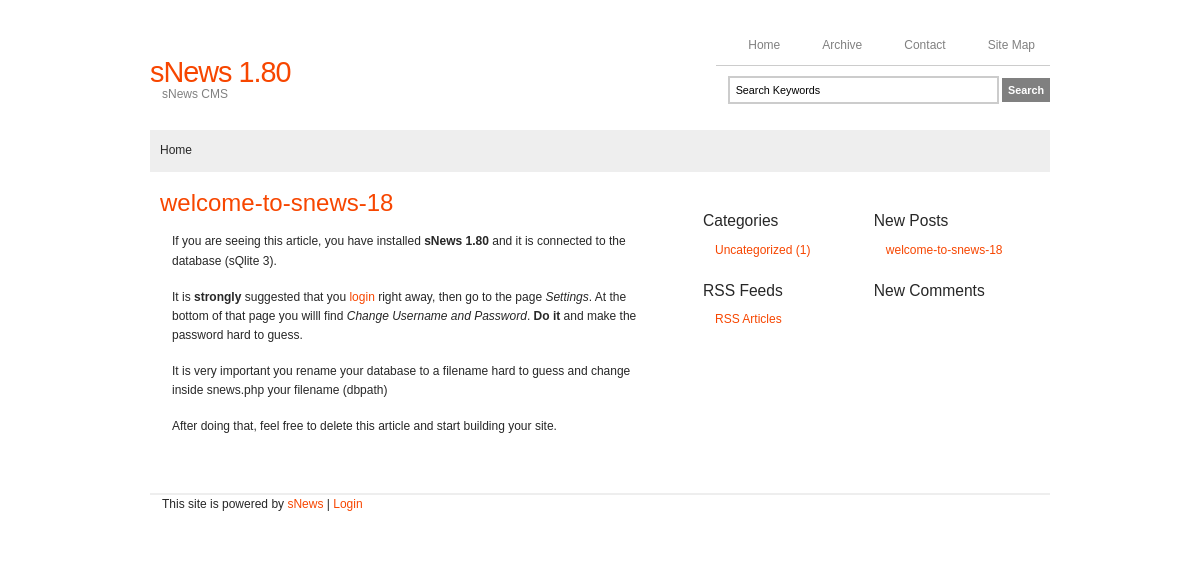
Before: / with the older database file.
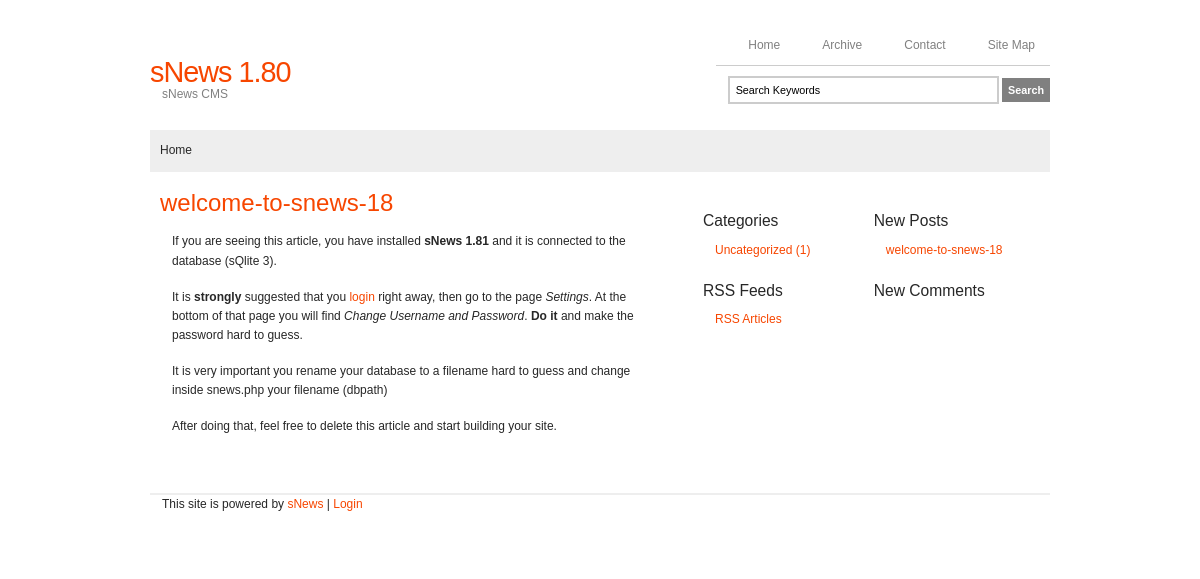
After: the same page with the newer database file.
### tables this page shows
CREATE TABLE [articles] ( [id] INTEGER PRIMARY KEY AUTOINCREMENT NOT NULL , [title] VARCHAR ( 100 ) DEFAULT NULL , [seftitle] VARCHAR ( 100 ) DEFAULT NULL , [text] text , [date] datetime DEFAULT NULL , [category] INTEGER NOT NULL DEFAULT 0 , [position] INTEGER DEFAULT NULL , [extraid] VARCHAR ( 8 ) DEFAULT NULL , [page_extra] VARCHAR ( 8 ) DEFAULT NULL , [displaytitle] char ( 3 ) NOT NULL DEFAULT 'YES' , [displayinfo] char ( 3 ) NOT NULL DEFAULT 'YES' , [commentable] VARCHAR ( 5 ) NOT NULL DEFAULT '' , [published] TINYINT NOT NULL DEFAULT 1 , [description_meta] VARCHAR ( 255 ) DEFAULT NULL , [keywords_meta] VARCHAR ( 255 ) DEFAULT NULL , [show_on_home] VARCHAR ( 3 ) DEFAULT 'YES' , [show_in_subcats] VARCHAR ( 3 ) DEFAULT 'NO' , [artorder] INTEGER NOT NULL DEFAULT '0' , [visible] VARCHAR ( 6 ) DEFAULT 'YES' , [default_page] VARCHAR ( 6 ) DEFAULT 'NO' );

CREATE TABLE [categories] ( [id] INTEGER PRIMARY KEY AUTOINCREMENT NOT NULL , [name] VARCHAR ( 100 ) NOT NULL , [seftitle] VARCHAR ( 100 ) NOT NULL , [description] VARCHAR ( 255 ) NOT NULL , [published] VARCHAR ( 4 ) NOT NULL DEFAULT 'YES' , [catorder] INTEGER NOT NULL DEFAULT 0 , [subcat] TINYINT NOT NULL DEFAULT 0 );

### snews.php (the view, shortened to what the rows shown need)
<?php
function db_cfg($field) { static $dbcfg;
	if (!$dbcfg) {
		$dbcfg = array(
			'driver' => 'pdo',
			'dbtype' => 'sqlite',
			'server' => 'localhost',
			'database' => 'snews18',
			'username' => 'root',
			'password' => '',
			'dbpath' => 'test.db3',
			'prefix' => ''
		);
	} return $dbcfg[$field];
}
function db() { static $conn;
	if (!$conn) { $conn = false;
		$driver = db_cfg('driver');
		$server = db_cfg('server');
		$dbtype = db_cfg('dbtype');
		$database = db_cfg('database');
		$username = db_cfg('username');
		$password = db_cfg('password');
		$dbpath = db_cfg('dbpath');
		switch($dbtype) {
	  		case "sqlite" : $dbconn = "sqlite:$dbpath"; break;
		}
		if ($driver == 'pdo' || $driver == 'PDO') {
			try {$conn = new PDO($dbconn, $username, $password, array(PDO::MYSQL_ATTR_INIT_COMMAND => "SET NAMES utf8"));}
			catch (PDOException $msg) {die ('Connection error, because: '.$msg->getMessage());}
		} else if ($driver == 'mysqli' || $driver == 'MYSQLI') {
			$conn = new mysqli($server, $username, $password, $database);
			if (mysqli_connect_errno()) {printf("Connect failed: %s\n", mysqli_connect_error()); exit();}
		} else {die('<h1>Driver Error.</h1><p>Check your db_cfg (<b>DB_DRIVER</b>)</p>');}
	} return $conn;
}
function dbfetch($result, $prepared = false) {
	$driver = db_cfg('driver');
	if ($driver == 'pdo') {return $result -> fetch(PDO::FETCH_ASSOC);}
}
function site() {
	$host = 'http://'.$_SERVER['HTTP_HOST'];
	$directory = dirname($_SERVER['SCRIPT_NAME']);
	$website = $directory == '/' ? $host.'/' : $host.$directory.'/';
	return $website;
} $_TYPE = 0;
function s($var) { static $site_settings;
	if (!$site_settings) {
		$query = 'SELECT name,value FROM '._PRE.'settings';
		if ($result = db()->query($query)) {
			while ($r = dbfetch($result)) {
				$site_settings[$r['name']] = $r['value'];
			}
		}
	} $value = $site_settings[$var];
	return $value;
}
	s('language') != 'EN' && file_exists('lang/'.s('language').'.php') == true ? include('lang/'.s('language').'.php') : include('lang/EN.php');
function l($var) {static $lang;
	if (!$lang) {
		$lang = load_lang();
		$lang['cat_listSEF'] = 'archive,contact,sitemap,login';
		$lang['divider'] = '&middot;';
		$lang['paginator'] = 'p_';
		$lang['comment_pages'] = 'c_';
		$lang['ignored_items'] = '.,..,cgi-bin,.htaccess,Thumbs.db,snews.php,admin.php,index.php,lib.php,style.css,admin.js,'.s('language').'.php';
	} return $lang[$var];
}
function check_category($category) {
	$main_menu = explode(',', l('cat_listSEF'));
	if (in_array($category, $main_menu)) {return true;}
	else {return false;}
}
function cat_rel($var, $column) {
	$categoryid = $var; $parent = '';
	$sub = "SELECT $column FROM "._PRE.'categories'." WHERE id = $categoryid";
	$join = "SELECT parent.$column FROM "._PRE.'categories'." as child
		INNER JOIN "._PRE.'categories'." as parent
			ON parent.id = child.subcat
		WHERE child.id = $categoryid";
	if ($result = db() -> query($join)) {
		while ($r = dbfetch($result)) {$parent = $r[$column].'/';}
	}
	if ($res = db() -> query($sub)) {
		while ($c = dbfetch($res)) {$child = $c[$column];}
	} return $parent.$child;
}
function stats($table, $position, $other = '', $count = true) {
	$field = $count != false ? 'count(DISTINCT id)' : 'MAX(catorder)';
	$pos = !empty($position) ? " WHERE position = $position" : "";
	$alternative = empty($position) && !empty($other)? " WHERE ".$other : "";
	$query = 'SELECT '.$field.' as num FROM '._PRE.$table.$pos.$alternative;
	if ($result = db() -> query($query)) {
		while ($r = dbfetch($result)) {$numrows = $r['num'];}
	} else {$numrows = 0;}
	return $numrows;
}
if ($_GET) {
	if (isset($_GET['category']) && !empty($_GET['category'])) {
		$url = explode('/', clean($_GET['category']));
		$categorySEF = $url[0];
		if (check_category($categorySEF)) {$_catID = 0;}
		if (strpos($categorySEF, 'rss-') !== false) {if (function_exists('rss_contents')) {die(rss_contents($categorySEF));} die('No feed addon'); exit;}
		$subcatSEF = isset($url[1]) ? $url[1] : '';
		if (isset($url[1]) && substr($url[1], 0, 1) == l('comment_pages') && is_numeric(substr($url[1], 1, 1))) {$commentsPage = $url[1];}
		else {$commentsPage = isset($url[3]) ? $url[3] : '';}
		$articleSEF = isset($url[2]) ? $url[2] : '';
		if (_ADMIN) {
			$pub_a = ''; $pub_c = ''; $pub_x = '';
		} else {
			$pub_a = ' AND a.published = 1';
			$pub_c = ' AND c.published =\'YES\'';
			$pub_x = ' AND x.published =\'YES\'';
		}
		if ($articleSEF && substr( $articleSEF, 0, 2) != l('paginator') && substr( $articleSEF, 0, 2) != l('comment_pages')) {
			$MainQuery = 'SELECT
				a.id AS id, title, position, description_meta, keywords_meta,
				c.id AS catID, c.name AS name, c.description, x.name AS xname
				FROM '._PRE.'articles'.' AS a,
					'._PRE.'categories'.' AS c
				LEFT JOIN '._PRE.'categories'.' AS x
					ON c.subcat=x.id
				WHERE a.category=c.id
					'.$pub_a.$pub_c.$pub_x.'
					AND x.seftitle="'.$categorySEF.'"
					AND c.seftitle="'.$subcatSEF.'"
					AND a.seftitle="'.$articleSEF.'"
			'; $_TYPE = 1;
		}
		else if ($subcatSEF  && substr( $subcatSEF, 0, 2) != l('paginator') && substr( $subcatSEF, 0, 2) != l('comment_pages')) {
			$Try_Article = 'SELECT
					a.id AS id, title, position, description_meta, keywords_meta,
					c.id as catID, name, description, subcat
				FROM '._PRE.'articles'.' AS a
				LEFT JOIN '._PRE.'categories'.' AS c
					ON category =  c.id
				WHERE c.seftitle = "'.$categorySEF.'"
					AND a.seftitle ="'.$subcatSEF.'"
					'.$pub_a.$pub_c.'
					AND subcat = 0';
			$num = stats('articles', '', 'seftitle ="'.$subcatSEF.'"');
			if ($num != 0) {
				if ($result = db() -> query($Try_Article)) {$R = dbfetch($result);}
				$_TYPE = 2;
			} else {
				$MainQuery = 'SELECT
					c.id AS catID, c.name AS name, c.description, c.subcat,
					x.name AS xname
				FROM '._PRE.'categories'.' AS x
				LEFT JOIN '._PRE.'categories'.' AS c
					ON  c.subcat = x.id
				WHERE x.seftitle = "'.$categorySEF.'"
					AND c.seftitle = "'.$subcatSEF.'"
					'.$pub_c.$pub_x ;
				$_TYPE = 3;
			} unset($num);
		} else {
			if (substr($categorySEF, 0, 2) == l('paginator')) {$MainQuery = ''; $_TYPE = 4;}
			else {
				$Try_Page = 'SELECT id, title, category, description_meta, keywords_meta, position
					FROM '._PRE.'articles'.' AS a
					WHERE seftitle = "'.$categorySEF.'" '.$pub_a.' AND position = 3';
				if ($result = db() -> query($Try_Page)) {$R = dbfetch($result); $_TYPE = 5;}
				if (!$R) {
					$MainQuery ='SELECT id AS catID, name, description
						FROM '._PRE.'categories'.' AS c
						WHERE seftitle = "'.$categorySEF.'" AND subcat = 0 '.$pub_c;
					$_TYPE = 6;
				}
			}
		}
		if (!empty($MainQuery)) {
			if ($main = db() -> query($MainQuery)) {$R = dbfetch($main);}
			else if (!in_array($_GET['action'], explode(',', l('cat_listSEF')))) {
				$categorySEF = '404';
				header('HTTP/1.1 404 Not Found');
				unset($subcatSEF, $articleSEF);
				set_error();
			} update_articles();
		}
	} if (_ADMIN && isset($_GET['action'])) {
		$url = explode('/', clean($_GET['action']));
		$categorySEF = $url[0];
	}
} else {
	if (s('display_page') !== 0) {$_ID = s('display_page'); $_TYPE = 7;}
	else {$_TYPE = 8;}
} unset($Try_Article, $MainQuery, $result, $pub_a, $pub_b, $pub_c, $pub_x);
function categories() {
	global $categorySEF;
	$qwr = !_ADMIN ? ' AND a.visible=\'YES\'' : '';
	if (s('num_categories') == 'on') {
		$count = ', COUNT(DISTINCT a.id) as total';
		$join = 'LEFT OUTER JOIN '._PRE.'articles'.' AS a
			ON (a.category = c.id AND a.position = 1  AND a.published = 1'.$qwr.')';
	} else {
		$count = '';
		$join = '';
	}
	$query = 'SELECT c.seftitle, c.name, description, c.id AS parent'.$count.'
		FROM '._PRE.'categories'.' AS c '.$join.'
		WHERE c.subcat = 0 AND c.published = \'YES\'
		GROUP BY c.id
		ORDER BY c.catorder, c.id';
	if ($result = db() -> query($query)) {
		while ($r = dbfetch($result)) {
			$category_title = $r['seftitle'];
			$r['name'] = (s('language')!='EN' && $r['name'] == 'Uncategorized' && $r['parent']==1) ? l('uncategorised') : $r['name'];
			$class = $category_title == $categorySEF ? ' class="current"' : '';
			if (isset($r['total'])) {$num=' ('.$r['total'].')';}
			echo '<li><a'.$class.' href="'._SITE.$category_title.'/" title="'.$r['name'].' - '.$r['description'].'">'.$r['name'].$num.'</a>';
			echo '</li>';
		}
	} else {
		echo '<li>'.l('no_categories').'</li>';
	}
}
function menu_articles($start = 0, $size = 5, $cat_specific = 0) {
	global $categorySEF, $_catID,$subcatSEF;
	$no_articles = '<li>'.l('no_articles').'</li>';
	switch ($cat_specific){
		case 1 : $subcat = !empty($_catID) && empty($subcatSEF) ? 'AND c.subcat = '.$_catID : ''; break;
	}
	$query = 'SELECT
			title,a.seftitle AS asef,date,
			c.name AS name,c.seftitle AS csef,
			x.name AS xname,x.seftitle AS xsef
		FROM '._PRE.'articles'.' AS a
		LEFT OUTER JOIN '._PRE.'categories'.' as c
			ON category = c.id
		LEFT OUTER JOIN '._PRE.'categories'.' as x
			ON c.subcat =  x.id AND x.published =\'YES\'
		WHERE position = 1
			AND a.published = 1
			AND c.published =\'YES\'
			AND a.visible = \'YES\'
			'.$subcat.'
		ORDER BY date DESC
			LIMIT '."$start, $size";
		if ($result = db() -> query($query)) {
			$n = 0;
			while ($r = dbfetch($result)) {
				$name = s('show_cat_names') == 'on' ? ' ('.$r['name'].')' : '';
				$date = date(s('date_format'), strtotime($r['date']));
				$link = isset($r['xsef']) ? $r['xsef'].'/'.$r['csef'] : $r['csef'];
				echo  '<li><a href="'._SITE.$link.'/'.$r['asef'].'/"
					title="'.$r['name'].' / '.$r['title'].' ('.$date.')">'.$r['title'].$name.'</a>
				</li>'; $n++;
			} if ($n == 0) {echo $no_articles;}
		} else {echo $no_articles;}
}
function articles() {
	global $categorySEF, $subcatSEF, $_NAME, $articleSEF, $_ID, $_POS, $_catID, $_XNAME, $_TYPE;
	$frontpage = s('display_page'); $num = 0;
	$display = intval(s('display_page'));
	$admin = '<a href="'._SITE.'administration/" title="'.l('administration').'">'.l('administration').'</a>';
	$title_not_found  = '<h2>'.l('none_yet').'</h2>';
	$title_not_found .= _ADMIN ? '<p>'.l('create_new').' '.$admin.'</p>' : '';
	$visible = _ADMIN ? '' : ' AND a.visible=\'YES\' ';
	if ($_TYPE >= 1 && $_TYPE < 10) {
		if ($_TYPE == 1 || $_TYPE == 2 || $_TYPE == 9) {$num = stats('articles', '', 'id='.$_ID);} else
		if (($_TYPE == 3 || $_TYPE == 6) && $_catID != 0) {$num = stats('articles', '', 'category='.$_catID);} else
		if ($_TYPE == 5) {$num = stats('articles', '', 'id='.$_ID);} else
		if ($_TYPE == 7  || $_TYPE == 4) {
			$num = $display != 0 && $_TYPE == 7 ?
				stats('articles', '', 'id='.$_ID) :
				stats('articles', '', 'show_on_home = "YES" AND position = 1');
		}
		if ($num != 0) {
			$position = $_TYPE == 5 || ($_TYPE == 7 && $display != 0) ? 3 : 1;
			$with_category = $_TYPE != 4 && $_TYPE != 7 ? ' AND category = '.$_catID : ' AND show_on_home = "YES"';
			$articleID = $_ID != 0 ? ' AND a.id = '.$_ID.' ' : '';
			$articleCount = s('article_limit');
			$article_limit = (empty($articleCount) || $articleCount < 1) ? 100 : $articleCount;
			if (!isset($currentPage) || !is_numeric($currentPage) || $currentPage < 1) {$currentPage = 1;}
			$query_articles = 'SELECT
					a.id AS aid,title,a.seftitle AS asef,text,a.date, a.category,
					a.displaytitle,a.displayinfo,a.commentable,a.visible
				FROM '._PRE.'articles'.' AS a
				WHERE a.position = '.$position.'
					AND a.published = 1 '.$with_category.$articleID.$visible.'
				ORDER BY a.artorder ASC, a.date DESC
				LIMIT '.($currentPage - 1) * $article_limit.','.$article_limit;
			if ($result = db() -> query($query_articles)) {
				$link = '<a href="'._SITE;
				while ($r = dbfetch($result)) {
					$uri = $r['category'] != 0 ? cat_rel($r['category'], 'seftitle') : '';
					$title = $r['title'];
					if ($r['displaytitle'] == 'YES') {
						if (!$_ID) {echo '<h2 class="big">'.$link.$uri.'/'.$r['asef'].'/">'.$title.'</a></h2>';}
						else {echo '<h2>'.$title.'</h2>';}
					}
				}
			}
		} else {
			if (_ADMIN) {echo $title_not_found;}
			echo '<ul class="vertical">';
				menu_articles(0, 10, 1);
			echo '</ul>';
		}
	}
}
function searchform() { ?>
<?php }
function file_include($text, $shorten) {
	$fulltext = substr($text, 0, $shorten);
	$inc = strpos($fulltext, '[/include]');
	if ($inc > 0) {
		$text = str_replace('[include]', '|&|', $fulltext);
		$text = str_replace('[/include]', '|&|', $text);
		$text = explode('|&|', $text);
		$num = count($text);
		$extension = explode(',', s('file_extensions'));
		for ($i = 0; $i<$num; $i++) {
			if ($i == $num) {
				break;
			}
			if (!in_array(substr(strrchr($text[$i], '.'), 1), $extension)) {
				echo substr($text[$i], 0);
			} else {
				if (preg_match('/^[a-z0-9_\-.\/]+$/i', $text[$i])) {
					$filename=$text[$i];
					file_exists($filename) ? include($filename) : print l('error_file_exists');
				} else {
					echo l('error_file_name');
				}
			}
		}
	} else {
		echo $fulltext;
	}
}
function center() {
	if ($_POST) {
		if (_ADMIN) {include('admin.php');}
		switch(true) {
			case isset($_POST['search_query'])	: search(); return; break;
			case isset($_POST['comment']) 		: comment('comment_posted'); return; break;
			case isset($_POST['contactform'])	: contact(); return; break;
			case isset($_POST['Loginform'])		: administration(); return; break;
			case isset($_POST['action']) 		: if (_ADMIN && $_POST['action'] == 'process') {processing();} return; break;
			default : set_error();
			break;
		}
	} else {articles();}
}
?>

Changed rows visible on the page:
changed articles "welcome-to-snews-18": fulltext "…you have installed sNews 1.80 and it is connected to the database (sQlite 3). It is strongly suggested that you login right away, then go to the page Settings . At the bottom of that page you willl find Change Username and…" → "…you have installed sNews 1.81 and it is connected to the database (sQlite 3). It is strongly suggested that you login right away, then go to the page Settings . At the bottom of that page you will find Change Username and…"
